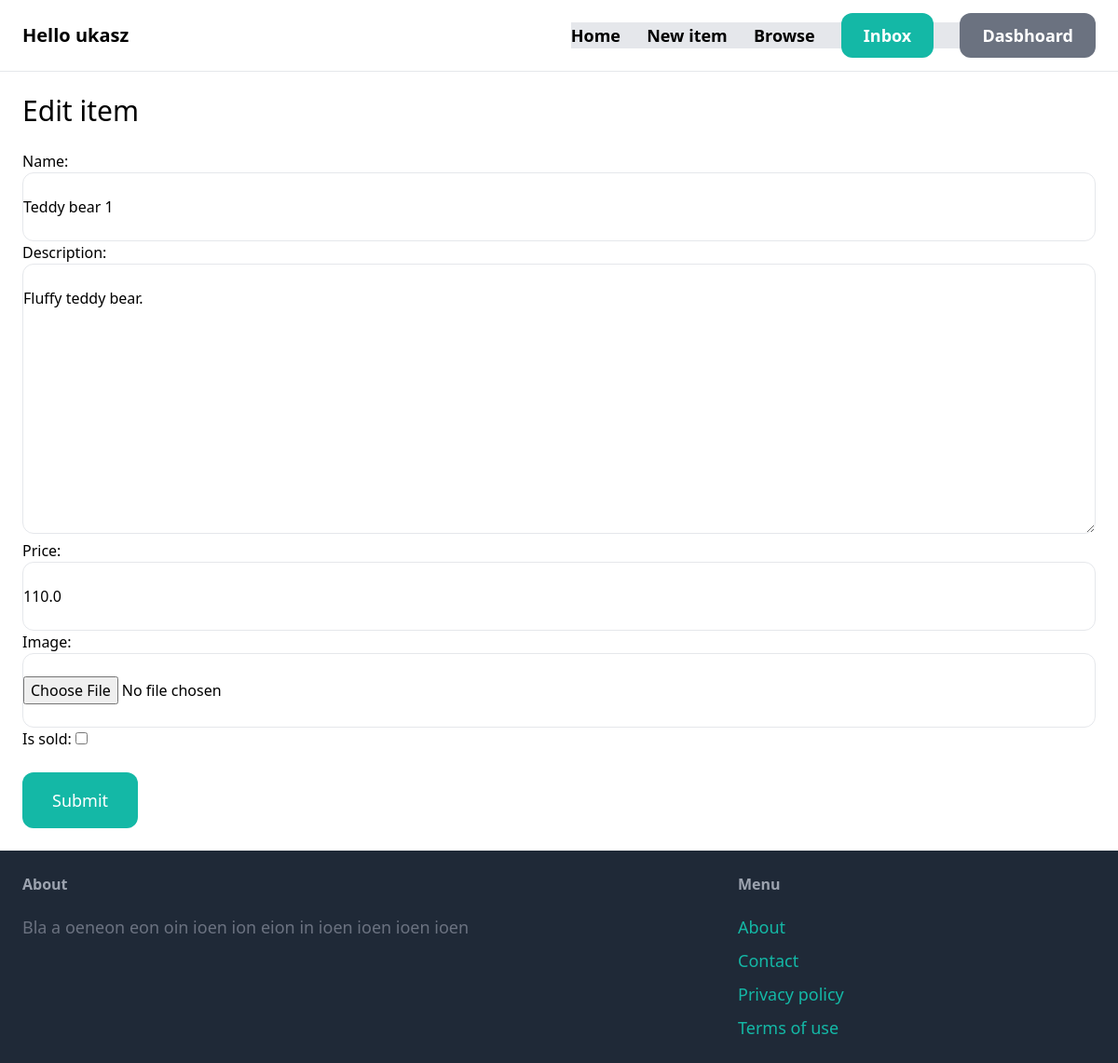
The page /items/1/edit/ (signed in) on the database its author committed.
### item/models.py (models this page shows, shortened)
class Item(models.Model):
    category    = models.ForeignKey(Category, related_name="items", on_delete=models.CASCADE)
    name        = models.CharField(max_length=120)
    description = models.TextField(blank=True, null=True)
    price       = models.FloatField()
    image       = models.ImageField(upload_to="item_images", blank=True, null=True)
    is_sold     = models.BooleanField(default=False)
    created_by  = models.ForeignKey(User, related_name="items", on_delete=models.CASCADE)
    created_at  = models.DateTimeField(auto_now_add=True)

### item/views.py (the view)
# urls.py: path("<int:pk>/edit/", edit_view, name="edit-view"),
@login_required
def edit_view(request, pk):
    item = get_object_or_404(Item, pk=pk, created_by=request.user)
    if request.method == "POST":
        form = EditItemForm(request.POST, request.FILES, instance=item)
        if form.is_valid():
            form.save()
            return redirect("item:detail-view", pk=item.id)
    else:
        form = EditItemForm(instance=item)
    context = {
        "form": form,
        "title": "Edit item",
        }
    return render(request, "item/item_form.html", context)

### item/forms.py
class EditItemForm(forms.ModelForm):
    class Meta:
        model = Item
        fields = ("name", "description", "price", "image", "is_sold", )
        widgets = {
            "name": forms.TextInput(attrs={
                "class": INPUT_CLASSES
            }),
            "description": forms.Textarea(attrs={
                "class": INPUT_CLASSES
            }),
            "price": forms.TextInput(attrs={
                "class": INPUT_CLASSES
            }),
            "image": forms.FileInput(attrs={
                "class": INPUT_CLASSES
            }),
        }

### item/templates/item/item_form.html (shortened to what this page needs)
{% extends 'core/core_base.html' %}
{% block content %}
  <h1 class="mb-6 text-3xl">{{ title }}</h1>
  <form method="POST" action="." enctype="multipart/form-data">
    <div class="spate-y-4">{{ form.as_p }}</div>
    <button class="mt-6 py-4 px-8 text-lg bg-teal-500 hover:bg-teal-700 rounded-xl text-white">Submit</button>
  </form>
{% endblock %}

### core/templates/core/core_base.html (shortened to what this page needs)
<!DOCTYPE html>
<html>
  <head>
    <script src="https://cdn.tailwindcss.com"></script>
  </head>
  <body>
    <nav class="px-6 py-6 flex justify-between items-center border-b border-gary-200">
      <a href="/" class="text-xl font-semibold">Hello {{ request.user }}</a>
      <div class="space-x-6 bg-gray-200">
        <a href="{% url 'core:index-view' %}" class="text-lg font-semibold hover:text-gray-500">Home</a>
        <a href="{% url 'item:new-view' %}" class="text-lg font-semibold hover:text-gray-500">New item</a>
        <a href="{% url 'item:items-view' %}" class="text-lg font-semibold hover:text-gray-500">Browse</a>
        {% if request.user.is_authenticated %}
        <a href="{% url "conversation:inbox-view" %}" class="px-6 py-3 text-lg font-semibold bg-teal-500 text-white rounded-xl hover:bg-teal-700">Inbox</a>
        <a href="{% url "dashboard:index-view" %}" class="px-6 py-3 text-lg font-semibold bg-gray-500 text-white rounded-xl hover:bg-gray-700">Dasbhoard</a>
        {% else %}
          <a href="{% url 'core:signup-view' %}" class="px-6 py-3 text-lg font-semibold bg-teal-500 text-white rounded-xl hover:bg-teal-700">Sign up</a>
          <a href="{% url 'core:login-view' %}" class="px-6 py-3 text-lg font-semibold bg-gray-500 text-white rounded-xl hover:bg-gray-700">Login</a>
        {% endif %}
      </div>
    </nav>
    <div class="px-6 py-6">
        {% block content %}{% endblock content %}
    </div>
    <footer class="py-6 px-6 flex justify-between bg-gray-800">
      <div class="w-2/3 pr-10">
        <h3 class="mb-5 font-semibold text-gray-400">About</h3>
        <p class="text-lg text-gray-500"> Bla a oeneon eon oin ioen ion eion in ioen ioen ioen ioen </p>
      </div>
      <div class="w-1/3">
        <h3 class="mb-5 font-semibold text-gray-400">Menu</h3>
        <ul class="space-y-2">
          <li><a href="#" class="text-lg text-teal-500 hover:text-teal-700">About</a></li>
          <li><a href="{% url "core:contact-view" %}" class="text-lg text-teal-500 hover:text-teal-700">Contact</a></li>
          <li><a href="#" class="text-lg text-teal-500 hover:text-teal-700">Privacy policy</a></li>
          <li><a href="#" class="text-lg text-teal-500 hover:text-teal-700">Terms of use</a></li>
        </ul>
      </div>
    </footer>
  </body>
</html>

### rows shown on the page
Item: name "Teddy bear 1", description "Fluffy teddy bear.", price "110.0"

### other values the page prints
{{ request.user }} "ukasz"
{{ title }} "Edit item"
